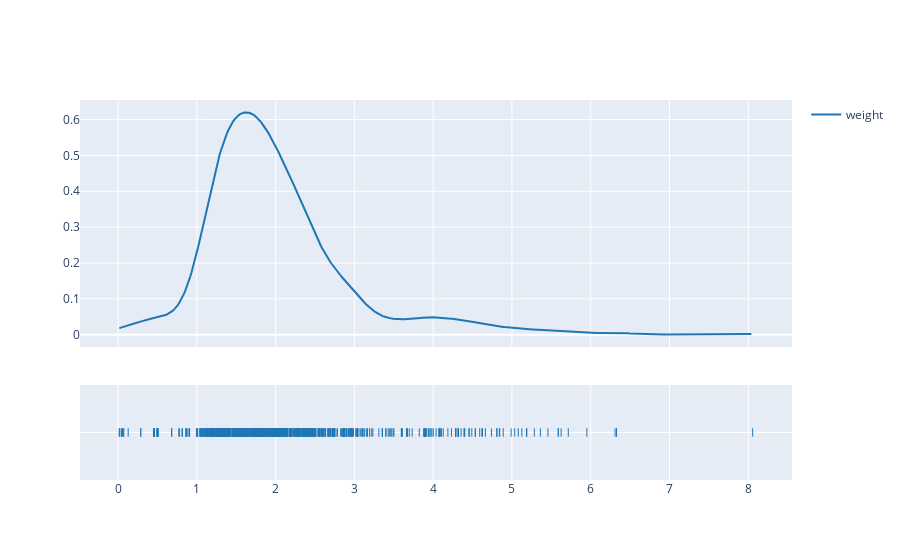

Notebook code cell kept with this figure:
### Code cell
create_distplot([data['weight']], group_labels=['weight'], show_hist=False)

### Figure 1 — Plotly figure (JSON) as saved in the notebook; plotly's stock layout.template omitted (floating-point values rounded to 4 significant figures; data arrays with more than 128 entries replaced by an {"elided": "..."} marker saying what was removed)
{"data": [{"legendgroup": "weight", "marker": {"color": "rgb(31, 119, 180)"}, "mode": "lines", "name": "weight", "showlegend": true, "type": "scatter", "x": {"elided": "500 float values"}, "xaxis": "x", "y": {"elided": "500 float values"}, "yaxis": "y"}, {"legendgroup": "weight", "marker": {"color": "rgb(31, 119, 180)", "symbol": "line-ns-open"}, "mode": "markers", "name": "weight", "showlegend": false, "type": "scatter", "x": {"elided": "1145 float values"}, "xaxis": "x", "y": {"elided": "1145 str values"}, "yaxis": "y2"}], "layout": {"barmode": "overlay", "hovermode": "closest", "legend": {"traceorder": "reversed"}, "xaxis": {"anchor": "y2", "domain": [0, 1], "zeroline": false}, "yaxis": {"anchor": "free", "domain": [0.35, 1], "position": 0}, "yaxis2": {"anchor": "x", "domain": [0, 0.25], "dtick": 1, "showticklabels": false}}}
